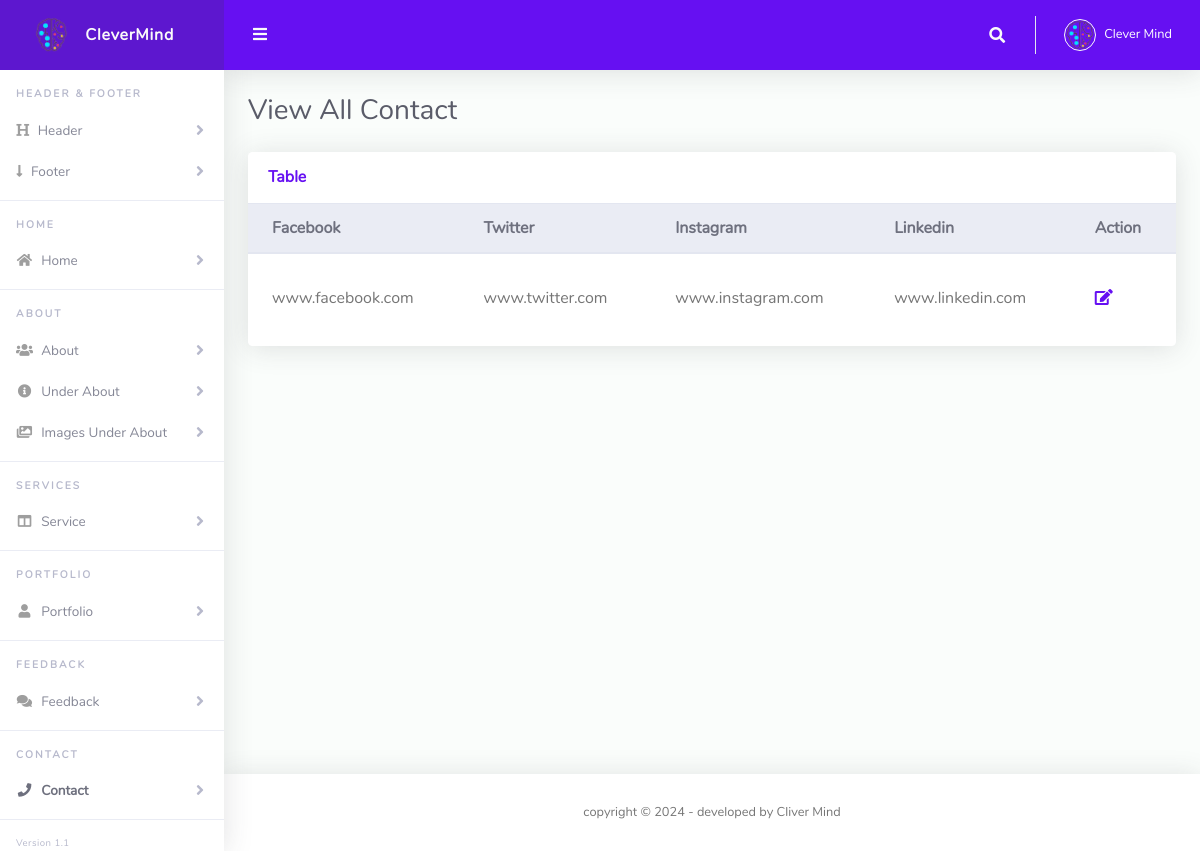
Page /Dashboard/View_contact.php on the committed database.
### tables this page shows
CREATE TABLE `contact` (
  `id_contact` int(11) NOT NULL,
  `facebook` varchar(500) NOT NULL,
  `twitter` varchar(500) NOT NULL,
  `instagram` varchar(500) NOT NULL,
  `linkedin` varchar(500) NOT NULL
);

### Dashboard/View_contact.php (the view, shortened to what this page needs)
<?php
include "includes/connection.php";
include "includes/header.php";
?>
      <li class="nav-item">
        <a class="nav-link collapsed" href="#" data-toggle="collapse" data-target="#collapseHeader" aria-expanded="true"
          aria-controls="collapseHeader">
          <i class="fa fa-header"></i>
          <span>Header</span>
        </a>
      </li>
      <li class="nav-item">
        <a class="nav-link collapsed" href="#" data-toggle="collapse" data-target="#collapseFooter" aria-expanded="true"
          aria-controls="collapseFooter">
          <i class="fa fa-long-arrow-down"></i>
          <span>Footer</span>
        </a>
      </li>
      <hr class="sidebar-divider">
      <div class="sidebar-heading">
        Home
      </div>
      <li class="nav-item">
        <a class="nav-link collapsed" href="#" data-toggle="collapse" data-target="#collapseHome" aria-expanded="true"
          aria-controls="collapseHome">
          <i class="fas fa-fw fa-home"></i>
          <span>Home</span>
        </a>
      </li>
      <hr class="sidebar-divider">
      <div class="sidebar-heading">
        About
      </div>
      <li class="nav-item">
        <a class="nav-link collapsed" href="#" data-toggle="collapse" data-target="#collapseAbout" aria-expanded="true"
          aria-controls="collapseAbout">
          <i class="fas fa-fw fa-users"></i>
          <span>About</span>
        </a>
      </li>
      <li class="nav-item">
        <a class="nav-link collapsed" href="#" data-toggle="collapse" data-target="#collapseUnder" aria-expanded="true"
          aria-controls="collapseUnder">
          <i class="fas fa-fw fa-info-circle"></i>
          <span>Under About</span>
        </a>
      </li>
      <li class="nav-item">
        <a class="nav-link collapsed" href="#" data-toggle="collapse" data-target="#collapseImagesUnder" aria-expanded="true"
          aria-controls="collapseImagesUnder">
          <i class="fas fa-fw fa-images"></i>
          <span>Images Under About</span>
        </a>
      </li>
      <hr class="sidebar-divider">
      <div class="sidebar-heading">
        Services
      </div>
      <li class="nav-item">
        <a class="nav-link collapsed" href="#" data-toggle="collapse" data-target="#collapseService" aria-expanded="true"
          aria-controls="collapseService">
          <i class="fas fa-fw fa-columns"></i>
          <span>Service</span>
        </a>
      </li>
      <hr class="sidebar-divider">
      <div class="sidebar-heading">
        Portfolio
      </div>
      <li class="nav-item">
        <a class="nav-link collapsed" href="#" data-toggle="collapse" data-target="#collapsePortfolio" aria-expanded="true"
          aria-controls="collapsePortfolio">
          <i class="fas fa-fw fa-user"></i>
          <span>Portfolio</span>
        </a>
      </li>
      <hr class="sidebar-divider">
      <div class="sidebar-heading">
        Feedback
      </div>
      <li class="nav-item">
        <a class="nav-link collapsed" href="#" data-toggle="collapse" data-target="#collapseFeedback" aria-expanded="true"
          aria-controls="collapseFeedback">
          <i class="fas fa-fw fa-comments"></i>
          <span>Feedback</span>
        </a>
      </li>
      <hr class="sidebar-divider">
      <div class="sidebar-heading">
        Contact
      </div>
      <li class="nav-item active">
        <a class="nav-link collapsed" href="#" data-toggle="collapse" data-target="#collapseContact" aria-expanded="true"
          aria-controls="collapseContact">
          <i class="fas fa-fw fa-phone"></i>
          <span>Contact</span>
        </a>
      </li>
      <hr class="sidebar-divider">
      <div class="version" id="version-ruangadmin"></div>
    </ul>
    <div id="content-wrapper" class="d-flex flex-column">
      <div id="content">
        <?php include "./includes/navbar.php"; ?>
        <div class="container-fluid" id="container-wrapper">
          <div class="d-sm-flex align-items-center justify-content-between mb-4">
            <h1 class="h3 mb-0 text-gray-800">View All Contact</h1>
          </div>
          <div class="row">
            <div class="col-lg-12 mb-4">
              <div class="card">
                <div class="card-header py-3 d-flex flex-row align-items-center justify-content-between">
                  <h6 class="m-0 font-weight-bold text-primary">Table</h6>
                </div>
                <div class="table-responsive">
                  <table class="table align-items-center table-flush">
                    <thead class="thead-light">
                      <tr>
                        <th>Facebook</th>
                        <th>Twitter</th>
                        <th>Instagram</th>
                        <th>Linkedin</th>
                        <th>Action</th>
                      </tr>
                    </thead>
                    <tbody>
                      <?php
                          $select="SELECT * FROM `contact`";
                          $query=mysqli_query($conn , $select);
                          while($row=mysqli_fetch_assoc($query)):
                      ?>
                      <tr>
                        <td style="padding-top: 32px;"><?php echo $row['facebook']; ?></td>
                        <td style="padding-top: 32px;"><?php echo $row['twitter']; ?></td>
                        <td style="padding-top: 32px;"><?php echo $row['instagram']; ?></td>
                        <td style="padding-top: 32px;"><?php echo $row['linkedin']; ?></td>
                        <td style="padding-top: 32px;">
                          <a href="Add_contact.php?edit_contact=<?php echo $row['id_contact']; ?>" ><i class="fa fa-edit" title="edit"></i></a>
                        </td>
                      <?php endwhile; ?>
                      </tr>
                    </tbody>
                  </table>
                </div>
                <div class="card-footer"></div>
              </div>
            </div>
          </div>
        </div>
      </div>
<?php include "./includes/footer.php"; ?>

### rows in the picture
contact: facebook "www.facebook.com", twitter "www.twitter.com", instagram "www.instagram.com", linkedin "www.linkedin.com"
